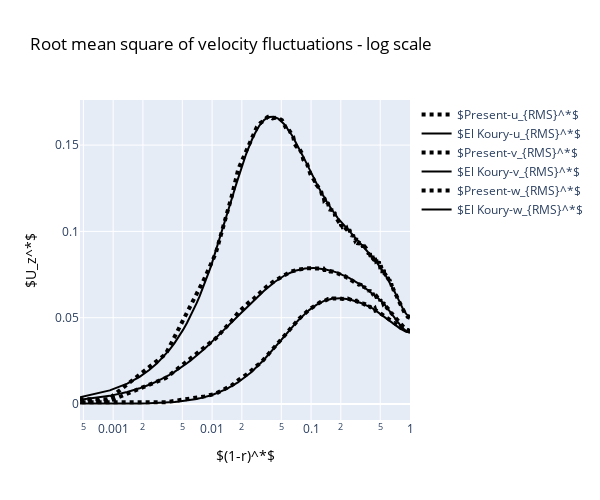

Write notebook code for a chart like this one.
### Code cell
fig = go.Figure()
fig.add_trace(go.Scatter( 
                        x=dfrms_avg.dist_norm, y=z_rms_smoothed,
                         name='$Present-u_{RMS}^*$', line = dict(color='black', width=4,   dash='dot')))
fig.add_trace(go.Scatter(x=df.OneMin_rPlus, y=df.Uz_rmsPlus, 
                         name= '$El Koury-u_{RMS}^*$', line = dict(width=2,color='black')))
fig.add_trace(go.Scatter(x=dfrms_avg.dist_norm, y=x_rms_smoothed, 
                         name='$Present-v_{RMS}^*$', line = dict(color='black', width=4,   dash='dot')))
fig.add_trace(go.Scatter(x=df.OneMin_rPlus, y=df.Ur_rmsPlus, 
                         name='$El Koury-v_{RMS}^*$', line = dict(width=2,color='black')))
fig.add_trace(go.Scatter(x=dfrms_avg.dist_norm, y=y_rms_smoothed,
                         name='$Present-w_{RMS}^*$', line = dict(color='black', width=4,   dash='dot')))
fig.add_trace(go.Scatter(x=df.OneMin_rPlus, y=df.Ut_rmsPlus, 
                         name='$El Koury-w_{RMS}^*$', line = dict(width=2,color='black')))
fig.update_layout(
    title = dict(text ="Root mean square of velocity fluctuations - log scale", font =dict(color ='black')),
    xaxis_title = dict(text ='$(1-r)^*$', font= dict(color ='black')),
    yaxis_title =dict(text ='$U_z^*$', font= dict(color ='black')),
    xaxis_type="log", 
    autosize=False,
    width=600,
    height=500)

fig.show()

### Figure 1 — Plotly figure (JSON) as saved in the notebook; plotly's stock layout.template omitted (floating-point values rounded to 4 significant figures; data arrays with more than 128 entries replaced by an {"elided": "..."} marker saying what was removed)
{"data": [{"line": {"color": "black", "dash": "dot", "width": 4}, "name": "$Present-u_{RMS}^*$", "type": "scatter", "x": {"elided": "346 float values"}, "y": {"elided": "346 float values"}}, {"line": {"color": "black", "width": 2}, "name": "$El Koury-u_{RMS}^*$", "type": "scatter", "x": {"elided": "318 float values"}, "y": {"elided": "318 float values"}}, {"line": {"color": "black", "dash": "dot", "width": 4}, "name": "$Present-v_{RMS}^*$", "type": "scatter", "x": {"elided": "346 float values"}, "y": {"elided": "346 float values"}}, {"line": {"color": "black", "width": 2}, "name": "$El Koury-v_{RMS}^*$", "type": "scatter", "x": {"elided": "318 float values"}, "y": {"elided": "318 float values"}}, {"line": {"color": "black", "dash": "dot", "width": 4}, "name": "$Present-w_{RMS}^*$", "type": "scatter", "x": {"elided": "346 float values"}, "y": {"elided": "346 float values"}}, {"line": {"color": "black", "width": 2}, "name": "$El Koury-w_{RMS}^*$", "type": "scatter", "x": {"elided": "318 float values"}, "y": {"elided": "318 float values"}}], "layout": {"autosize": false, "height": 500, "title": {"font": {"color": "black"}, "text": "Root mean square of velocity fluctuations - log scale"}, "width": 600, "xaxis": {"title": {"font": {"color": "black"}, "text": "$(1-r)^*$"}, "type": "log"}, "yaxis": {"title": {"font": {"color": "black"}, "text": "$U_z^*$"}}}}
